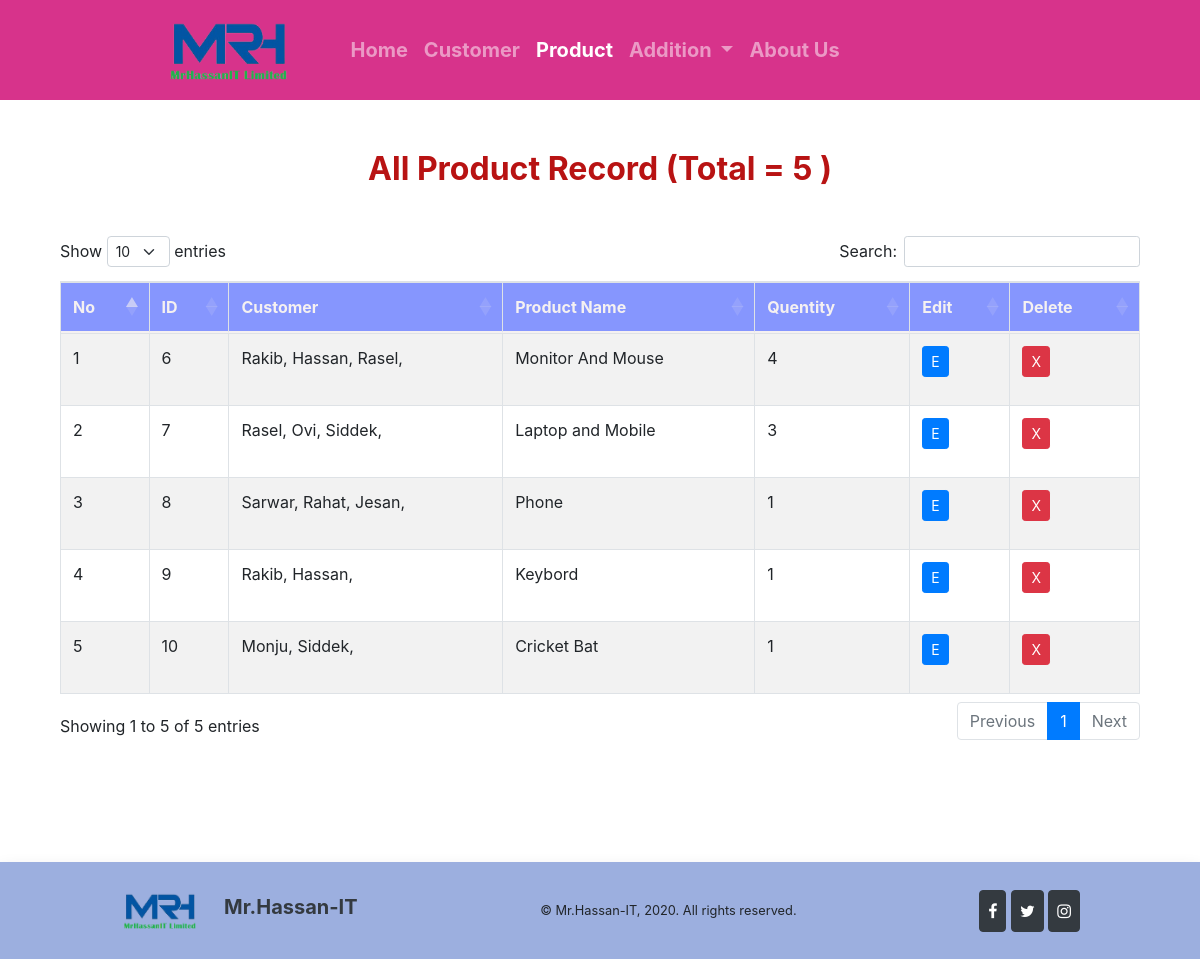
Page /display-product on the committed database.
### M_t_M/models.py (models this page shows, shortened)
class Products(models.Model):
    cus = models.ManyToManyField("Customer")
    pro_name = models.CharField(max_length=100)
    pro_qty = models.PositiveIntegerField()

class Customer(models.Model):
    cus_name = models.CharField(max_length=100, null=False)
    cus_email = models.EmailField(unique=True, null=False)
    cus_mobile = models.CharField(max_length=100, null=False)

### M_t_M/views.py (the view, shortened to what this page needs)
# urls.py: path('display-product', display_product, name="display_product"),
def display_product(request):
    products = Products.objects.all()
    data = {
        'products': products,
        'total':products.count(),
    }
    return render(request, 'Product.html', data)

### templates/Product.html (shortened to what this page needs)
{% extends 'base.html' %}
{% block p_active %} active {% endblock p_active %}
{% block css %}
    <link href="https://cdnjs.cloudflare.com/ajax/libs/twitter-bootstrap/4.5.2/css/bootstrap.css" rel="stylesheet" id="bootstrap-css">
    <link href="https://cdn.datatables.net/1.13.4/css/dataTables.bootstrap4.min.css" rel="stylesheet" id="bootstrap-css">
{% endblock css %}
{% block body %}
    <div class="col-md-12 mb-5">
        <h2 class="text-center mb-5" style="margin-top: 50px; color: #b81313;">
            <b>All Product Record (Total = {{total}} )</b>
        </h2>
        <div class="table-responsive">
            <table id="student_table" class="table table-striped table-bordered" style="width:100%">
                <thead style="background-color: #8696FE; color: #f5f1f1;">
                    <tr>
                        <th>No</th>
                        <th>ID</th>
                        <th>Customer</th>
                        <th>Product Name</th>
                        <th>Quentity</th>
                        <th>Edit</th>
                        <th>Delete</th>
                    </tr>
                </thead>
                <tbody>
                    {% for pro in products %}
                    <tr>
                        <td>{{forloop.counter}}</td>
                        <td>{{pro.id}}</td>
                        <td>
                            {% for customer in pro.cus.all %}
                                {{ customer.cus_name }},
                            {% endfor %}
                        </td>
                        <td>{{pro.pro_name}}</td>
                        <td>{{pro.pro_qty}}</td>
                        <td>
                            <form action="{% url 'edit_product' %}" method="POST">
                                <button type="submit" class="btn btn-primary btn-sm" name="edit">
                                    <span class="glyphicon glyphicon-pencil">E</span>
                                </button>
                            </form>
                        </td>
                        <td>
                            <p data-placement="top" data-toggle="tooltip" title="Delete">
                                <button type="button" class="btn btn-danger btn-sm" data-toggle="modal" data-target="#delete-{{forloop.counter}}">
                                    <span class="glyphicon glyphicon-trash">X</span>
                                </button>
                            </p>
                        </td>
                    </tr>
                    {% endfor %}
                </tbody>
            </table>
        </div>
    </div>
{% endblock body %}

### rows in the picture
Products: id "6", pro_name "Monitor And Mouse", pro_qty "4"
Customer: cus_name "Rakib"
Customer: cus_name "Hassan"
Customer: cus_name "Rasel"
Products: id "7", pro_name "Laptop and Mobile", pro_qty "3"
Customer: cus_name "Ovi"
Customer: cus_name "Siddek"
Products: id "8", pro_name "Phone", pro_qty "1"
Customer: cus_name "Sarwar"
Customer: cus_name "Rahat"
Customer: cus_name "Jesan"
Products: id "9", pro_name "Keybord", pro_qty "1"
Products: id "10", pro_name "Cricket Bat", pro_qty "1"
Customer: cus_name "Monju"

### other values in the picture
{{ total }} "5"
